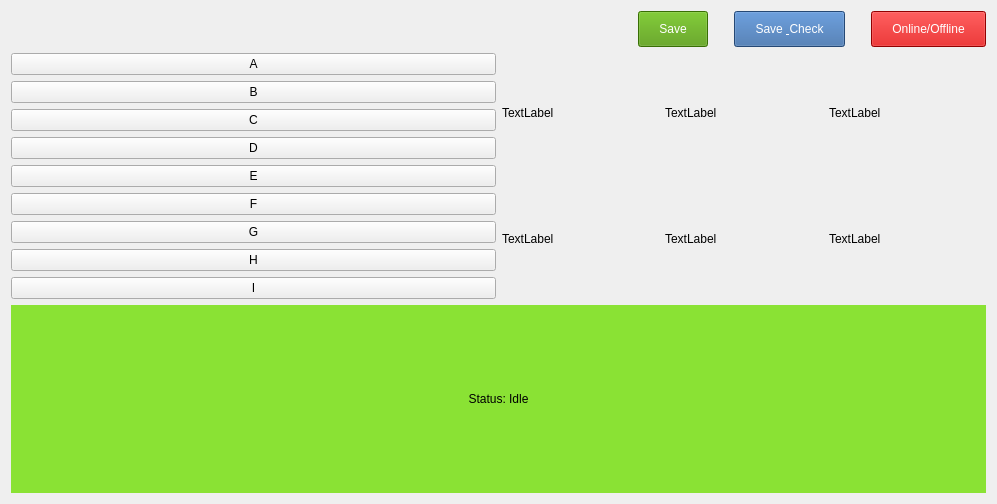
<?xml version="1.0" encoding="UTF-8"?>
<ui version="4.0">
 <class>Form</class>
 <widget class="QWidget" name="Form">
  <property name="geometry">
   <rect>
    <x>0</x>
    <y>0</y>
    <width>997</width>
    <height>504</height>
   </rect>
  </property>
  <property name="windowTitle">
   <string>Form</string>
  </property>
  <layout class="QGridLayout" name="gridLayout">
   <item row="1" column="0">
    <layout class="QVBoxLayout" name="verticalLayout_7">
     <property name="sizeConstraint">
      <enum>QLayout::SetMaximumSize</enum>
     </property>
     <property name="leftMargin">
      <number>0</number>
     </property>
     <item>
      <layout class="QVBoxLayout" name="verticalLayout_9">
       <item>
        <layout class="QHBoxLayout" name="horizontalLayout_3" stretch="0,0,0,0,0,0,0">
         <property name="sizeConstraint">
          <enum>QLayout::SetMinimumSize</enum>
         </property>
         <item>
          <widget class="QLabel" name="label">
           <property name="text">
            <string/>
           </property>
           <property name="pixmap">
            <pixmap>images/medium/logo-blue.png</pixmap>
           </property>
          </widget>
         </item>
         <item>
          <spacer name="horizontalSpacer">
           <property name="orientation">
            <enum>Qt::Horizontal</enum>
           </property>
           <property name="sizeType">
            <enum>QSizePolicy::MinimumExpanding</enum>
           </property>
           <property name="sizeHint" stdset="0">
            <size>
             <width>70</width>
             <height>20</height>
            </size>
           </property>
          </spacer>
         </item>
         <item>
          <widget class="QPushButton" name="pushButton">
           <property name="styleSheet">
            <string notr="true">background-color: rgb(78, 154, 6);
padding: 10px 20px;
color: white;</string>
           </property>
           <property name="text">
            <string>Save</string>
           </property>
          </widget>
         </item>
         <item>
          <spacer name="horizontalSpacer_2">
           <property name="orientation">
            <enum>Qt::Horizontal</enum>
           </property>
           <property name="sizeType">
            <enum>QSizePolicy::Fixed</enum>
           </property>
           <property name="sizeHint" stdset="0">
            <size>
             <width>20</width>
             <height>20</height>
            </size>
           </property>
          </spacer>
         </item>
         <item>
          <widget class="QPushButton" name="pushButton_3">
           <property name="styleSheet">
            <string notr="true">padding: 10px 20px;
background-color: rgb(52, 101, 164);
color: white;</string>
           </property>
           <property name="text">
            <string>Save &amp; Check</string>
           </property>
          </widget>
         </item>
         <item>
          <spacer name="horizontalSpacer_3">
           <property name="orientation">
            <enum>Qt::Horizontal</enum>
           </property>
           <property name="sizeType">
            <enum>QSizePolicy::Fixed</enum>
           </property>
           <property name="sizeHint" stdset="0">
            <size>
             <width>20</width>
             <height>20</height>
            </size>
           </property>
          </spacer>
         </item>
         <item>
          <widget class="QPushButton" name="pushButton_4">
           <property name="styleSheet">
            <string notr="true">
background-color: rgb(204, 0, 0);
padding: 10px 20px;
color: white;</string>
           </property>
           <property name="text">
            <string>Online/Offline</string>
           </property>
          </widget>
         </item>
        </layout>
       </item>
      </layout>
     </item>
     <item>
      <layout class="QHBoxLayout" name="horizontalLayout">
       <property name="sizeConstraint">
        <enum>QLayout::SetMinimumSize</enum>
       </property>
       <item>
        <layout class="QVBoxLayout" name="verticalLayout_5">
         <property name="sizeConstraint">
          <enum>QLayout::SetMinAndMaxSize</enum>
         </property>
         <item>
          <widget class="QPushButton" name="pushButton_2">
           <property name="text">
            <string>A</string>
           </property>
          </widget>
         </item>
         <item>
          <widget class="QPushButton" name="pushButton_5">
           <property name="text">
            <string>B</string>
           </property>
          </widget>
         </item>
         <item>
          <widget class="QPushButton" name="pushButton_6">
           <property name="text">
            <string>C</string>
           </property>
          </widget>
         </item>
         <item>
          <widget class="QPushButton" name="pushButton_7">
           <property name="text">
            <string>D</string>
           </property>
          </widget>
         </item>
         <item>
          <widget class="QPushButton" name="pushButton_8">
           <property name="text">
            <string>E</string>
           </property>
          </widget>
         </item>
         <item>
          <widget class="QPushButton" name="pushButton_9">
           <property name="text">
            <string>F</string>
           </property>
          </widget>
         </item>
         <item>
          <widget class="QPushButton" name="pushButton_10">
           <property name="text">
            <string>G</string>
           </property>
          </widget>
         </item>
         <item>
          <widget class="QPushButton" name="pushButton_11">
           <property name="text">
            <string>H</string>
           </property>
          </widget>
         </item>
         <item>
          <widget class="QPushButton" name="pushButton_12">
           <property name="text">
            <string>I</string>
           </property>
          </widget>
         </item>
        </layout>
       </item>
       <item>
        <layout class="QVBoxLayout" name="verticalLayout_4">
         <item>
          <layout class="QGridLayout" name="gridLayout_2">
           <property name="sizeConstraint">
            <enum>QLayout::SetMinimumSize</enum>
           </property>
           <item row="1" column="2">
            <widget class="QLabel" name="label_7">
             <property name="text">
              <string>TextLabel</string>
             </property>
            </widget>
           </item>
           <item row="1" column="0">
            <widget class="QLabel" name="label_2">
             <property name="text">
              <string>TextLabel</string>
             </property>
            </widget>
           </item>
           <item row="2" column="1">
            <widget class="QLabel" name="label_4">
             <property name="text">
              <string>TextLabel</string>
             </property>
            </widget>
           </item>
           <item row="1" column="1">
            <widget class="QLabel" name="label_5">
             <property name="text">
              <string>TextLabel</string>
             </property>
            </widget>
           </item>
           <item row="2" column="2">
            <widget class="QLabel" name="label_6">
             <property name="text">
              <string>TextLabel</string>
             </property>
            </widget>
           </item>
           <item row="2" column="0">
            <widget class="QLabel" name="label_3">
             <property name="text">
              <string>TextLabel</string>
             </property>
            </widget>
           </item>
           <item row="0" column="0">
            <layout class="QHBoxLayout" name="horizontalLayout_2"/>
           </item>
          </layout>
         </item>
        </layout>
       </item>
      </layout>
     </item>
    </layout>
   </item>
   <item row="2" column="0">
    <layout class="QVBoxLayout" name="verticalLayout_2">
     <item>
      <widget class="QLabel" name="label_8">
       <property name="styleSheet">
        <string notr="true">background-color: rgb(138, 226, 52);</string>
       </property>
       <property name="text">
        <string>Status: Idle</string>
       </property>
       <property name="alignment">
        <set>Qt::AlignCenter</set>
       </property>
      </widget>
     </item>
    </layout>
   </item>
  </layout>
 </widget>
 <resources/>
 <connections/>
</ui>
